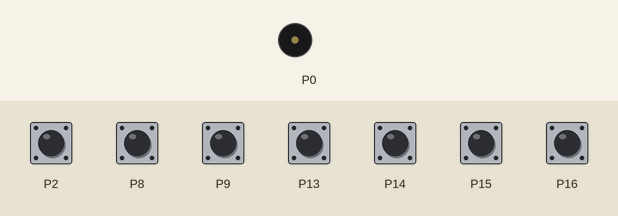
A program run on a simulated BBC micro:bit (MakeCode). On the bench: buzzer (waves = sounding). Inputs (shaded band) come from the test bench; at power-on: P2, P8, P9, P13–16 HIGH.

Above: at 1.2 s.
1.3 s: P2 pulled LOW for 1 s
At 1.55 s:
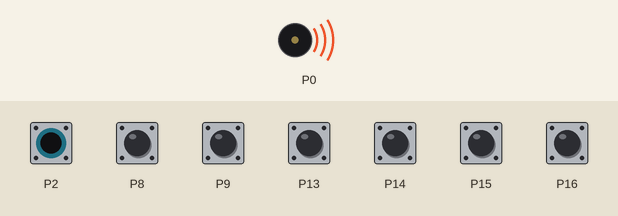
Timing chart, 0 to 4.3 s (numbered marks = the images above; inputs shaded):
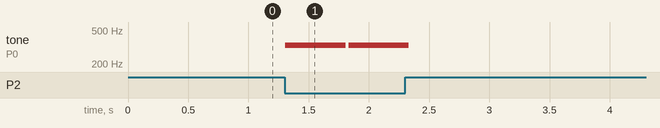

Measured:
- after the input at 1.3 s, tone on P0: alternates 330 Hz for 0.50 s and silent for 0.03 s, 4 changes in all, then stays silent, starting at once

The program:

main.ts
```typescript
pins.setPull(DigitalPin.P8, PinPullMode.PullUp)
pins.setPull(DigitalPin.P9, PinPullMode.PullUp)
pins.setPull(DigitalPin.P2, PinPullMode.PullUp)
pins.setPull(DigitalPin.P13, PinPullMode.PullUp)
pins.setPull(DigitalPin.P14, PinPullMode.PullUp)
pins.setPull(DigitalPin.P15, PinPullMode.PullUp)
pins.setPull(DigitalPin.P16, PinPullMode.PullUp)
basic.forever(function () {
    if (pins.digitalReadPin(DigitalPin.P8) == 0) {
        music.play(music.tonePlayable(262, music.beat(BeatFraction.Whole)), music.PlaybackMode.UntilDone)
    } else {
        if (pins.digitalReadPin(DigitalPin.P9) == 0) {
            music.play(music.tonePlayable(294, music.beat(BeatFraction.Whole)), music.PlaybackMode.UntilDone)
        } else {
            if (pins.digitalReadPin(DigitalPin.P2) == 0) {
                music.play(music.tonePlayable(330, music.beat(BeatFraction.Whole)), music.PlaybackMode.UntilDone)
            } else {
                if (pins.digitalReadPin(DigitalPin.P13) == 0) {
                    music.play(music.tonePlayable(349, music.beat(BeatFraction.Whole)), music.PlaybackMode.UntilDone)
                } else {
                    if (pins.digitalReadPin(DigitalPin.P14) == 0) {
                        music.play(music.tonePlayable(392, music.beat(BeatFraction.Whole)), music.PlaybackMode.UntilDone)
                    } else {
                        if (pins.digitalReadPin(DigitalPin.P15) == 0) {
                            music.play(music.tonePlayable(440, music.beat(BeatFraction.Whole)), music.PlaybackMode.UntilDone)
                        } else {
                            if (pins.digitalReadPin(DigitalPin.P16) == 0) {
                                music.play(music.tonePlayable(494, music.beat(BeatFraction.Whole)), music.PlaybackMode.UntilDone)
                            } else {

                            }
                        }
                    }
                }
            }
        }
    }
})
```

test.ts
```typescript
// testes vão aqui; isto não será compilado quando este pacote for usado como uma extensão.
```
